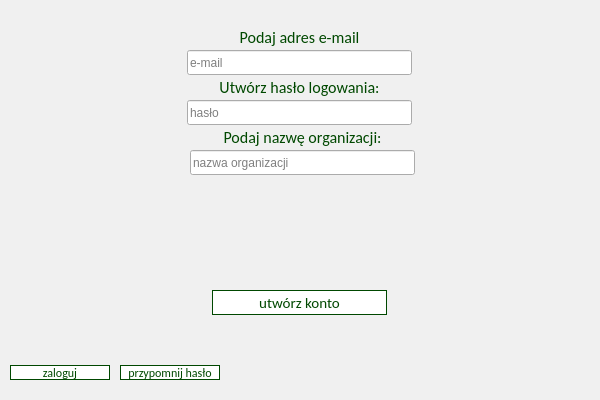
<?xml version="1.0" encoding="UTF-8"?>
<ui version="4.0">
 <class>RegWin</class>
 <widget class="QMainWindow" name="RegWin">
  <property name="geometry">
   <rect>
    <x>0</x>
    <y>0</y>
    <width>600</width>
    <height>400</height>
   </rect>
  </property>
  <property name="minimumSize">
   <size>
    <width>600</width>
    <height>400</height>
   </size>
  </property>
  <property name="maximumSize">
   <size>
    <width>600</width>
    <height>400</height>
   </size>
  </property>
  <property name="windowTitle">
   <string>WiP - rejestracja</string>
  </property>
  <property name="styleSheet">
   <string notr="true">QMainWindow {
background: rgb(240, 240, 240);
}

QPushButton#RegWin_Button_reg{
 background-color: white;
 border: 1px solid rgb(0, 72, 0);
 font-family: Calibri; 
color: rgb(0, 72, 0); 
font-size: 15px;
}

QPushButton:pressed#RegWin_Button_reg{ 
background-color: rgb(0, 72, 0); 
font-family: Calibri;
 color: rgb(240, 240, 240);
font-size: 15px; 
font-weight: 700;
}

QPushButton{
 background-color: white;
 border: 1px solid rgb(0, 72, 0);
 font-family: Calibri; 
color: rgb(0, 72, 0); 
font-size: 12px;
}

QPushButton:pressed{ 
background-color: rgb(0, 72, 0); 
font-family: Calibri;
 color: rgb(240, 240, 240);
font-size: 12px; 
font-weight: 700;
}

QLabel{ 
color:  rgb(0, 72, 0); 
font-family: Calibri; 
font-size: 16px;
}

QLabel#RegWin_Text_redallert{ 
color:  rgb(227, 6,19); 
font-family: Calibri; 
font-size: 16px;
}

QCheckBox{ 
color:  rgb(0, 72, 0); 
font-family: Calibri; 
font-size: 16px;
}

/*QPushButton:disabled{ background-color: yellow; }*/
/*QPushButton:focus:pressed{ background-color: black; }*/
/*QPushButton:focus{ background-color: green; }*/
/*QPushButton:hover{ background-color: red; }*/
/*QPushButton:checked{ background-color: pink; }*/</string>
  </property>
  <property name="dockOptions">
   <set>QMainWindow::AllowTabbedDocks</set>
  </property>
  <widget class="QWidget" name="centralwidget">
  
   <widget class="QLabel" name="RegWin_Text_log">
    <property name="geometry">
     <rect>
      <x>212</x>
      <y>25</y>
      <width>175</width>
      <height>25</height>
     </rect>
    </property>
    <property name="text">
     <string>Podaj adres e-mail</string>
    </property>
    <property name="alignment">
     <set>Qt::AlignCenter</set>
    </property>
   </widget>
   <widget class="QPushButton" name="RegWin_Button_reg">
    <property name="geometry">
     <rect>
      <x>212</x>
      <y>290</y>
      <width>175</width>
      <height>25</height>
     </rect>
    </property>
    <property name="text">
     <string>utwórz konto</string>
    </property>
   </widget>
   <widget class="QLabel" name="RegWin_Text_pswd">
    <property name="geometry">
     <rect>
      <x>212</x>
      <y>75</y>
      <width>175</width>
      <height>25</height>
     </rect>
    </property>
    <property name="text">
     <string>Utwórz hasło logowania:</string>
    </property>
    <property name="alignment">
     <set>Qt::AlignCenter</set>
    </property>
   </widget>
   <widget class="QPushButton" name="RegWin_Button_log">
    <property name="geometry">
     <rect>
      <x>10</x>
      <y>365</y>
      <width>100</width>
      <height>15</height>
     </rect>
    </property>
    <property name="text">
     <string>zaloguj</string>
    </property>
   </widget>
   <widget class="QPushButton" name="RegWin_Button_pswdrmd">
    <property name="geometry">
     <rect>
      <x>120</x>
      <y>365</y>
      <width>100</width>
      <height>15</height>
     </rect>
    </property>
    <property name="text">
     <string>przypomnij hasło</string>
    </property>
   </widget>
   <widget class="QLineEdit" name="RegWin_Edit_log">
    <property name="geometry">
     <rect>
      <x>187</x>
      <y>50</y>
      <width>225</width>
      <height>25</height>
     </rect>
    </property>
    <property name="maxLength">
     <number>320</number>
    </property>
    <property name="placeholderText">
     <string>e-mail</string>
    </property>
   </widget>
   <widget class="QLineEdit" name="RegWin_Edit_pswd">
    <property name="geometry">
     <rect>
      <x>187</x>
      <y>100</y>
      <width>225</width>
      <height>25</height>
     </rect>
    </property>
    <property name="maxLength">
     <number>25</number>
    </property>
    <property name="placeholderText">
     <string>hasło</string>
    </property>
   </widget>
   <widget class="QLabel" name="RegWin_Text_redallert">
    <property name="geometry">
     <rect>
      <x>187</x>
      <y>200</y>
      <width>230</width>
      <height>50</height>
     </rect>
    </property>
    <property name="text">
     <string/>
    </property>
    <property name="alignment">
     <set>Qt::AlignHCenter|Qt::AlignTop</set>
    </property>
    <property name="wordWrap">
     <bool>true</bool>
    </property>
   </widget>
   <widget class="QLineEdit" name="RegWin_Edit_org">
    <property name="geometry">
     <rect>
      <x>190</x>
      <y>150</y>
      <width>225</width>
      <height>25</height>
     </rect>
    </property>
    <property name="maxLength">
     <number>30</number>
    </property>
    <property name="placeholderText">
     <string>nazwa organizacji</string>
    </property>
   </widget>
   <widget class="QLabel" name="RegWin_Text_org">
    <property name="geometry">
     <rect>
      <x>215</x>
      <y>125</y>
      <width>175</width>
      <height>25</height>
     </rect>
    </property>
    <property name="text">
     <string>Podaj nazwę organizacji:</string>
    </property>
    <property name="alignment">
     <set>Qt::AlignCenter</set>
    </property>
   </widget>
   
   
  </widget>
 </widget>
 <resources/>
 <connections/>
</ui>
